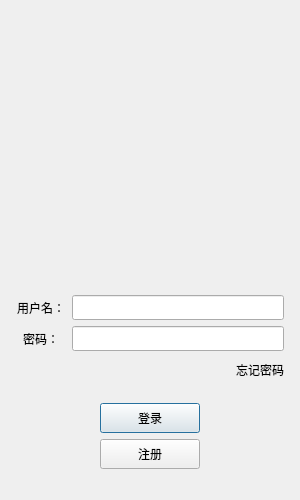
<?xml version="1.0" encoding="UTF-8"?>
<ui version="4.0">
 <class>login_dialog</class>
 <widget class="QDialog" name="login_dialog">
  <property name="geometry">
   <rect>
    <x>0</x>
    <y>0</y>
    <width>300</width>
    <height>500</height>
   </rect>
  </property>
  <property name="minimumSize">
   <size>
    <width>300</width>
    <height>500</height>
   </size>
  </property>
  <property name="maximumSize">
   <size>
    <width>328</width>
    <height>500</height>
   </size>
  </property>
  <property name="windowTitle">
   <string>Dialog</string>
  </property>
  <layout class="QVBoxLayout" name="verticalLayout_2">
   <item>
    <layout class="QVBoxLayout" name="verticalLayout">
     <property name="leftMargin">
      <number>5</number>
     </property>
     <property name="topMargin">
      <number>5</number>
     </property>
     <property name="rightMargin">
      <number>5</number>
     </property>
     <property name="bottomMargin">
      <number>5</number>
     </property>
     <item>
      <widget class="QWidget" name="widget" native="true">
       <property name="maximumSize">
        <size>
         <width>300</width>
         <height>16777215</height>
        </size>
       </property>
       <layout class="QVBoxLayout" name="verticalLayout_3">
        <item>
         <widget class="QLabel" name="pic_label">
          <property name="maximumSize">
           <size>
            <width>300</width>
            <height>16777215</height>
           </size>
          </property>
          <property name="text">
           <string/>
          </property>
          <property name="pixmap">
           <pixmap resource="res.qrc">:/picture/ly.png</pixmap>
          </property>
          <property name="scaledContents">
           <bool>true</bool>
          </property>
          <property name="alignment">
           <set>Qt::AlignCenter</set>
          </property>
         </widget>
        </item>
       </layout>
      </widget>
     </item>
     <item>
      <spacer name="verticalSpacer">
       <property name="orientation">
        <enum>Qt::Vertical</enum>
       </property>
       <property name="sizeType">
        <enum>QSizePolicy::Fixed</enum>
       </property>
       <property name="sizeHint" stdset="0">
        <size>
         <width>10</width>
         <height>10</height>
        </size>
       </property>
      </spacer>
     </item>
     <item>
      <widget class="QLabel" name="error_tip">
       <property name="text">
        <string/>
       </property>
       <property name="alignment">
        <set>Qt::AlignCenter</set>
       </property>
      </widget>
     </item>
     <item>
      <layout class="QHBoxLayout" name="horizontalLayout">
       <item>
        <widget class="QLabel" name="user_label">
         <property name="minimumSize">
          <size>
           <width>50</width>
           <height>25</height>
          </size>
         </property>
         <property name="maximumSize">
          <size>
           <width>50</width>
           <height>25</height>
          </size>
         </property>
         <property name="text">
          <string>用户名：</string>
         </property>
         <property name="alignment">
          <set>Qt::AlignCenter</set>
         </property>
        </widget>
       </item>
       <item>
        <widget class="QLineEdit" name="user_edit">
         <property name="minimumSize">
          <size>
           <width>0</width>
           <height>25</height>
          </size>
         </property>
         <property name="maximumSize">
          <size>
           <width>16777215</width>
           <height>25</height>
          </size>
         </property>
        </widget>
       </item>
      </layout>
     </item>
     <item>
      <layout class="QHBoxLayout" name="horizontalLayout_3">
       <item>
        <widget class="QLabel" name="passwd_label">
         <property name="minimumSize">
          <size>
           <width>50</width>
           <height>25</height>
          </size>
         </property>
         <property name="maximumSize">
          <size>
           <width>50</width>
           <height>25</height>
          </size>
         </property>
         <property name="text">
          <string>密码：</string>
         </property>
         <property name="alignment">
          <set>Qt::AlignCenter</set>
         </property>
        </widget>
       </item>
       <item>
        <widget class="QLineEdit" name="passwd_edit">
         <property name="minimumSize">
          <size>
           <width>0</width>
           <height>25</height>
          </size>
         </property>
         <property name="maximumSize">
          <size>
           <width>16777215</width>
           <height>25</height>
          </size>
         </property>
         <property name="text">
          <string/>
         </property>
        </widget>
       </item>
      </layout>
     </item>
     <item>
      <layout class="QHBoxLayout" name="horizontalLayout_4">
       <item>
        <spacer name="horizontalSpacer">
         <property name="orientation">
          <enum>Qt::Horizontal</enum>
         </property>
         <property name="sizeHint" stdset="0">
          <size>
           <width>40</width>
           <height>25</height>
          </size>
         </property>
        </spacer>
       </item>
       <item>
        <widget class="ClickedLabel" name="forget_label">
         <property name="minimumSize">
          <size>
           <width>0</width>
           <height>25</height>
          </size>
         </property>
         <property name="maximumSize">
          <size>
           <width>16777215</width>
           <height>25</height>
          </size>
         </property>
         <property name="text">
          <string>忘记密码</string>
         </property>
        </widget>
       </item>
      </layout>
     </item>
     <item>
      <spacer name="verticalSpacer_3">
       <property name="orientation">
        <enum>Qt::Vertical</enum>
       </property>
       <property name="sizeType">
        <enum>QSizePolicy::Fixed</enum>
       </property>
       <property name="sizeHint" stdset="0">
        <size>
         <width>20</width>
         <height>15</height>
        </size>
       </property>
      </spacer>
     </item>
     <item>
      <layout class="QHBoxLayout" name="horizontalLayout_5">
       <item>
        <spacer name="horizontalSpacer_2">
         <property name="orientation">
          <enum>Qt::Horizontal</enum>
         </property>
         <property name="sizeHint" stdset="0">
          <size>
           <width>40</width>
           <height>20</height>
          </size>
         </property>
        </spacer>
       </item>
       <item>
        <widget class="QPushButton" name="login_pushButton">
         <property name="minimumSize">
          <size>
           <width>100</width>
           <height>30</height>
          </size>
         </property>
         <property name="text">
          <string>登录</string>
         </property>
        </widget>
       </item>
       <item>
        <spacer name="horizontalSpacer_3">
         <property name="orientation">
          <enum>Qt::Horizontal</enum>
         </property>
         <property name="sizeHint" stdset="0">
          <size>
           <width>40</width>
           <height>20</height>
          </size>
         </property>
        </spacer>
       </item>
      </layout>
     </item>
     <item>
      <layout class="QHBoxLayout" name="horizontalLayout_6">
       <item>
        <spacer name="horizontalSpacer_5">
         <property name="orientation">
          <enum>Qt::Horizontal</enum>
         </property>
         <property name="sizeHint" stdset="0">
          <size>
           <width>40</width>
           <height>20</height>
          </size>
         </property>
        </spacer>
       </item>
       <item>
        <widget class="QPushButton" name="reg_btn">
         <property name="minimumSize">
          <size>
           <width>100</width>
           <height>30</height>
          </size>
         </property>
         <property name="text">
          <string>注册</string>
         </property>
        </widget>
       </item>
       <item>
        <spacer name="horizontalSpacer_4">
         <property name="orientation">
          <enum>Qt::Horizontal</enum>
         </property>
         <property name="sizeHint" stdset="0">
          <size>
           <width>40</width>
           <height>20</height>
          </size>
         </property>
        </spacer>
       </item>
      </layout>
     </item>
     <item>
      <spacer name="verticalSpacer_2">
       <property name="orientation">
        <enum>Qt::Vertical</enum>
       </property>
       <property name="sizeType">
        <enum>QSizePolicy::Fixed</enum>
       </property>
       <property name="sizeHint" stdset="0">
        <size>
         <width>20</width>
         <height>15</height>
        </size>
       </property>
      </spacer>
     </item>
    </layout>
   </item>
  </layout>
 </widget>
 <customwidgets>
  <customwidget>
   <class>ClickedLabel</class>
   <extends>QLabel</extends>
   <header location="global">clickedlabel.h</header>
  </customwidget>
 </customwidgets>
 <resources>
  <include location="res.qrc"/>
 </resources>
 <connections/>
</ui>
